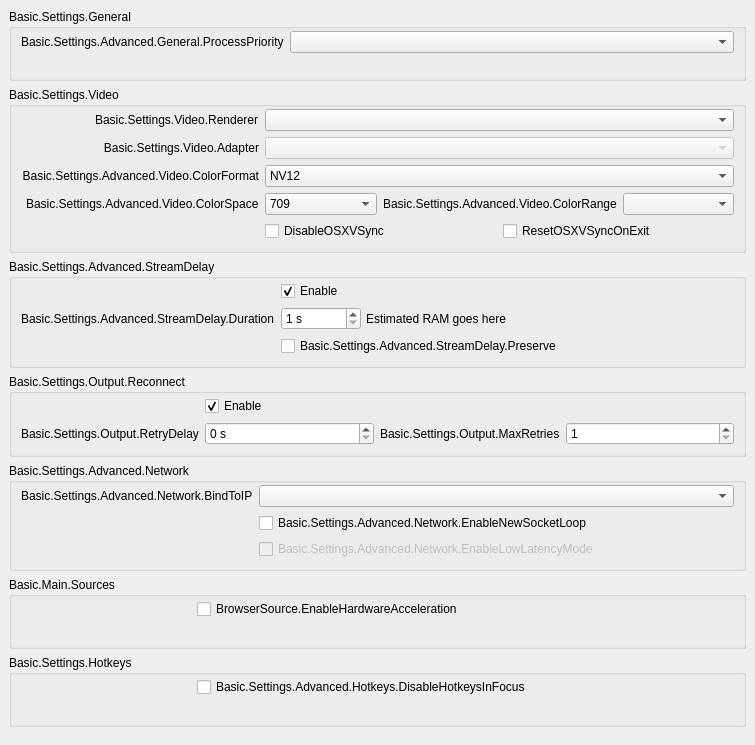
           <widget class="QWidget" name="scrollAreaWidgetContents">
            <property name="geometry">
             <rect>
              <x>0</x>
              <y>0</y>
              <width>755</width>
              <height>745</height>
             </rect>
            </property>
            <layout class="QVBoxLayout" name="verticalLayout_23">
             <property name="leftMargin">
              <number>0</number>
             </property>
             <property name="topMargin">
              <number>0</number>
             </property>
             <property name="rightMargin">
              <number>0</number>
             </property>
             <property name="bottomMargin">
              <number>9</number>
             </property>
             <item>
              <widget class="QWidget" name="widget_11" native="true">
               <layout class="QVBoxLayout" name="verticalLayout_24">
                <item>
                 <widget class="QGroupBox" name="advancedGeneralGroupBox">
                  <property name="title">
                   <string>Basic.Settings.General</string>
                  </property>
                  <layout class="QFormLayout" name="formLayout_22">
                   <property name="fieldGrowthPolicy">
                    <enum>QFormLayout::AllNonFixedFieldsGrow</enum>
                   </property>
                   <property name="labelAlignment">
                    <set>Qt::AlignRight|Qt::AlignTrailing|Qt::AlignVCenter</set>
                   </property>
                   <property name="topMargin">
                    <number>2</number>
                   </property>
                   <item row="0" column="0">
                    <widget class="QLabel" name="processPriorityLabel">
                     <property name="text">
                      <string>Basic.Settings.Advanced.General.ProcessPriority</string>
                     </property>
                     <property name="buddy">
                      <cstring>processPriority</cstring>
                     </property>
                    </widget>
                   </item>
                   <item row="0" column="1">
                    <widget class="QComboBox" name="processPriority"/>
                   </item>
                   <item row="1" column="0">
                    <spacer name="horizontalSpacer_13">
                     <property name="orientation">
                      <enum>Qt::Horizontal</enum>
                     </property>
                     <property name="sizeHint" stdset="0">
                      <size>
                       <width>170</width>
                       <height>0</height>
                      </size>
                     </property>
                    </spacer>
                   </item>
                  </layout>
                 </widget>
                </item>
                <item>
                 <widget class="QGroupBox" name="advancedVideoContainer">
                  <property name="title">
                   <string>Basic.Settings.Video</string>
                  </property>
                  <layout class="QFormLayout" name="formLayout_14">
                   <property name="fieldGrowthPolicy">
                    <enum>QFormLayout::AllNonFixedFieldsGrow</enum>
                   </property>
                   <property name="labelAlignment">
                    <set>Qt::AlignRight|Qt::AlignTrailing|Qt::AlignVCenter</set>
                   </property>
                   <property name="topMargin">
                    <number>2</number>
                   </property>
                   <item row="0" column="0">
                    <widget class="QLabel" name="rendererLabel">
                     <property name="text">
                      <string>Basic.Settings.Video.Renderer</string>
                     </property>
                     <property name="buddy">
                      <cstring>renderer</cstring>
                     </property>
                    </widget>
                   </item>
                   <item row="0" column="1">
                    <widget class="QComboBox" name="renderer">
                     <property name="currentText">
                      <string notr="true"/>
                     </property>
                    </widget>
                   </item>
                   <item row="1" column="0">
                    <widget class="QLabel" name="adapterLabel">
                     <property name="text">
                      <string>Basic.Settings.Video.Adapter</string>
                     </property>
                     <property name="alignment">
                      <set>Qt::AlignRight|Qt::AlignTrailing|Qt::AlignVCenter</set>
                     </property>
                     <property name="buddy">
                      <cstring>adapter</cstring>
                     </property>
                    </widget>
                   </item>
                   <item row="1" column="1">
                    <widget class="QComboBox" name="adapter">
                     <property name="enabled">
                      <bool>false</bool>
                     </property>
                     <property name="currentText">
                      <string notr="true"/>
                     </property>
                    </widget>
                   </item>
                   <item row="2" column="0">
                    <widget class="QLabel" name="label_30">
                     <property name="minimumSize">
                      <size>
                       <width>0</width>
                       <height>0</height>
                      </size>
                     </property>
                     <property name="text">
                      <string>Basic.Settings.Advanced.Video.ColorFormat</string>
                     </property>
                     <property name="alignment">
                      <set>Qt::AlignRight|Qt::AlignTrailing|Qt::AlignVCenter</set>
                     </property>
                     <property name="buddy">
                      <cstring>colorFormat</cstring>
                     </property>
                    </widget>
                   </item>
                   <item row="2" column="1">
                    <widget class="QComboBox" name="colorFormat">
                     <item>
                      <property name="text">
                       <string notr="true">NV12</string>
                      </property>
                     </item>
                     <item>
                      <property name="text">
                       <string notr="true">I420</string>
                      </property>
                     </item>
                     <item>
                      <property name="text">
                       <string>I444</string>
                      </property>
                     </item>
                     <item>
                      <property name="text">
                       <string notr="true">RGB</string>
                      </property>
                     </item>
                    </widget>
                   </item>
                   <item row="4" column="1">
                    <layout class="QHBoxLayout" name="horizontalLayout_18">
                     <property name="leftMargin">
                      <number>0</number>
                     </property>
                     <property name="topMargin">
                      <number>0</number>
                     </property>
                     <property name="rightMargin">
                      <number>0</number>
                     </property>
                     <property name="bottomMargin">
                      <number>0</number>
                     </property>
                     <item>
                      <widget class="QCheckBox" name="disableOSXVSync">
                       <property name="text">
                        <string>DisableOSXVSync</string>
                       </property>
                      </widget>
                     </item>
                     <item>
                      <widget class="QCheckBox" name="resetOSXVSync">
                       <property name="text">
                        <string>ResetOSXVSyncOnExit</string>
                       </property>
                      </widget>
                     </item>
                    </layout>
                   </item>
                   <item row="3" column="1">
                    <layout class="QHBoxLayout" name="horizontalLayout_20">
                     <property name="leftMargin">
                      <number>0</number>
                     </property>
                     <property name="topMargin">
                      <number>0</number>
                     </property>
                     <property name="rightMargin">
                      <number>0</number>
                     </property>
                     <property name="bottomMargin">
                      <number>0</number>
                     </property>
                     <item>
                      <widget class="QComboBox" name="colorSpace">
                       <item>
                        <property name="text">
                         <string notr="true">709</string>
                        </property>
                       </item>
                       <item>
                        <property name="text">
                         <string notr="true">601</string>
                        </property>
                       </item>
                      </widget>
                     </item>
                     <item>
                      <widget class="QLabel" name="label_34">
                       <property name="sizePolicy">
                        <sizepolicy hsizetype="Maximum" vsizetype="Preferred">
                         <horstretch>0</horstretch>
                         <verstretch>0</verstretch>
                        </sizepolicy>
                       </property>
                       <property name="text">
                        <string>Basic.Settings.Advanced.Video.ColorRange</string>
                       </property>
                       <property name="buddy">
                        <cstring>colorRange</cstring>
                       </property>
                      </widget>
                     </item>
                     <item>
                      <widget class="QComboBox" name="colorRange"/>
                     </item>
                    </layout>
                   </item>
                   <item row="3" column="0">
                    <widget class="QLabel" name="label_33">
                     <property name="text">
                      <string>Basic.Settings.Advanced.Video.ColorSpace</string>
                     </property>
                     <property name="buddy">
                      <cstring>colorSpace</cstring>
                     </property>
                    </widget>
                   </item>
                   <item row="4" column="0">
                    <spacer name="horizontalSpacer_12">
                     <property name="orientation">
                      <enum>Qt::Horizontal</enum>
                     </property>
                     <property name="sizeHint" stdset="0">
                      <size>
                       <width>170</width>
                       <height>20</height>
                      </size>
                     </property>
                    </spacer>
                   </item>
                  </layout>
                 </widget>
                </item>
                <item>
                 <widget class="QGroupBox" name="groupBox_5">
                  <property name="title">
                   <string>Basic.Settings.Advanced.StreamDelay</string>
                  </property>
                  <layout class="QFormLayout" name="formLayout_18">
                   <property name="fieldGrowthPolicy">
                    <enum>QFormLayout::AllNonFixedFieldsGrow</enum>
                   </property>
                   <property name="labelAlignment">
                    <set>Qt::AlignRight|Qt::AlignTrailing|Qt::AlignVCenter</set>
                   </property>
                   <property name="topMargin">
                    <number>2</number>
                   </property>
                   <item row="1" column="0">
                    <widget class="QLabel" name="label_56">
                     <property name="text">
                      <string>Basic.Settings.Advanced.StreamDelay.Duration</string>
                     </property>
                     <property name="buddy">
                      <cstring>streamDelaySec</cstring>
                     </property>
                    </widget>
                   </item>
                   <item row="1" column="1">
                    <widget class="QWidget" name="widget_12" native="true">
                     <property name="enabled">
                      <bool>true</bool>
                     </property>
                     <layout class="QHBoxLayout" name="horizontalLayout_13">
                      <property name="spacing">
                       <number>5</number>
                      </property>
                      <property name="leftMargin">
                       <number>0</number>
                      </property>
                      <property name="topMargin">
                       <number>0</number>
                      </property>
                      <property name="rightMargin">
                       <number>0</number>
                      </property>
                      <property name="bottomMargin">
                       <number>0</number>
                      </property>
                      <item>
                       <widget class="QSpinBox" name="streamDelaySec">
                        <property name="enabled">
                         <bool>true</bool>
                        </property>
                        <property name="sizePolicy">
                         <sizepolicy hsizetype="Maximum" vsizetype="Fixed">
                          <horstretch>0</horstretch>
                          <verstretch>0</verstretch>
                         </sizepolicy>
                        </property>
                        <property name="minimumSize">
                         <size>
                          <width>80</width>
                          <height>0</height>
                         </size>
                        </property>
                        <property name="suffix">
                         <string notr="true"> s</string>
                        </property>
                        <property name="minimum">
                         <number>1</number>
                        </property>
                        <property name="maximum">
                         <number>1800</number>
                        </property>
                       </widget>
                      </item>
                      <item>
                       <widget class="QLabel" name="streamDelayInfo">
                        <property name="text">
                         <string notr="true">Estimated RAM goes here</string>
                        </property>
                       </widget>
                      </item>
                     </layout>
                    </widget>
                   </item>
                   <item row="2" column="1">
                    <widget class="QCheckBox" name="streamDelayPreserve">
                     <property name="text">
                      <string>Basic.Settings.Advanced.StreamDelay.Preserve</string>
                     </property>
                    </widget>
                   </item>
                   <item row="0" column="1">
                    <widget class="QCheckBox" name="streamDelayEnable">
                     <property name="text">
                      <string>Enable</string>
                     </property>
                     <property name="checked">
                      <bool>true</bool>
                     </property>
                    </widget>
                   </item>
                   <item row="2" column="0">
                    <spacer name="horizontalSpacer_9">
                     <property name="orientation">
                      <enum>Qt::Horizontal</enum>
                     </property>
                     <property name="sizeHint" stdset="0">
                      <size>
                       <width>170</width>
                       <height>20</height>
                      </size>
                     </property>
                    </spacer>
                   </item>
                  </layout>
                 </widget>
                </item>
                <item>
                 <widget class="QGroupBox" name="groupBox_7">
                  <property name="title">
                   <string>Basic.Settings.Output.Reconnect</string>
                  </property>
                  <layout class="QFormLayout" name="formLayout_19">
                   <property name="fieldGrowthPolicy">
                    <enum>QFormLayout::AllNonFixedFieldsGrow</enum>
                   </property>
                   <property name="labelAlignment">
                    <set>Qt::AlignRight|Qt::AlignTrailing|Qt::AlignVCenter</set>
                   </property>
                   <property name="topMargin">
                    <number>2</number>
                   </property>
                   <item row="0" column="1">
                    <widget class="QCheckBox" name="reconnectEnable">
                     <property name="text">
                      <string>Enable</string>
                     </property>
                     <property name="checked">
                      <bool>true</bool>
                     </property>
                    </widget>
                   </item>
                   <item row="1" column="1">
                    <layout class="QHBoxLayout" name="horizontalLayout_19">
                     <property name="leftMargin">
                      <number>0</number>
                     </property>
                     <property name="topMargin">
                      <number>0</number>
                     </property>
                     <property name="rightMargin">
                      <number>0</number>
                     </property>
                     <property name="bottomMargin">
                      <number>0</number>
                     </property>
                     <item>
                      <widget class="QSpinBox" name="reconnectRetryDelay">
                       <property name="suffix">
                        <string> s</string>
                       </property>
                       <property name="maximum">
                        <number>30</number>
                       </property>
                      </widget>
                     </item>
                     <item>
                      <widget class="QLabel" name="label_22">
                       <property name="sizePolicy">
                        <sizepolicy hsizetype="Maximum" vsizetype="Preferred">
                         <horstretch>0</horstretch>
                         <verstretch>0</verstretch>
                        </sizepolicy>
                       </property>
                       <property name="text">
                        <string>Basic.Settings.Output.MaxRetries</string>
                       </property>
                       <property name="buddy">
                        <cstring>reconnectMaxRetries</cstring>
                       </property>
                      </widget>
                     </item>
                     <item>
                      <widget class="QSpinBox" name="reconnectMaxRetries">
                       <property name="minimum">
                        <number>1</number>
                       </property>
                       <property name="maximum">
                        <number>10000</number>
                       </property>
                      </widget>
                     </item>
                    </layout>
                   </item>
                   <item row="1" column="0">
                    <widget class="QLabel" name="label_17">
                     <property name="text">
                      <string>Basic.Settings.Output.RetryDelay</string>
                     </property>
                     <property name="buddy">
                      <cstring>reconnectRetryDelay</cstring>
                     </property>
                    </widget>
                   </item>
                   <item row="0" column="0">
                    <spacer name="horizontalSpacer_8">
                     <property name="orientation">
                      <enum>Qt::Horizontal</enum>
                     </property>
                     <property name="sizeHint" stdset="0">
                      <size>
                       <width>170</width>
                       <height>20</height>
                      </size>
                     </property>
                    </spacer>
                   </item>
                  </layout>
                 </widget>
                </item>
                <item>
                 <widget class="QGroupBox" name="advNetworkGroupBox">
                  <property name="title">
                   <string>Basic.Settings.Advanced.Network</string>
                  </property>
                  <layout class="QFormLayout" name="formLayout_23">
                   <property name="fieldGrowthPolicy">
                    <enum>QFormLayout::AllNonFixedFieldsGrow</enum>
                   </property>
                   <property name="labelAlignment">
                    <set>Qt::AlignRight|Qt::AlignTrailing|Qt::AlignVCenter</set>
                   </property>
                   <property name="topMargin">
                    <number>2</number>
                   </property>
                   <item row="0" column="0">
                    <widget class="QLabel" name="label_27">
                     <property name="text">
                      <string>Basic.Settings.Advanced.Network.BindToIP</string>
                     </property>
                     <property name="buddy">
                      <cstring>bindToIP</cstring>
                     </property>
                    </widget>
                   </item>
                   <item row="0" column="1">
                    <widget class="QComboBox" name="bindToIP"/>
                   </item>
                   <item row="1" column="1">
                    <widget class="QCheckBox" name="enableNewSocketLoop">
                     <property name="text">
                      <string>Basic.Settings.Advanced.Network.EnableNewSocketLoop</string>
                     </property>
                    </widget>
                   </item>
                   <item row="2" column="1">
                    <widget class="QCheckBox" name="enableLowLatencyMode">
                     <property name="enabled">
                      <bool>false</bool>
                     </property>
                     <property name="text">
                      <string>Basic.Settings.Advanced.Network.EnableLowLatencyMode</string>
                     </property>
                    </widget>
                   </item>
                   <item row="1" column="0">
                    <spacer name="horizontalSpacer_7">
                     <property name="orientation">
                      <enum>Qt::Horizontal</enum>
                     </property>
                     <property name="sizeHint" stdset="0">
                      <size>
                       <width>170</width>
                       <height>20</height>
                      </size>
                     </property>
                    </spacer>
                   </item>
                  </layout>
                 </widget>
                </item>
                <item>
                 <widget class="QGroupBox" name="sourcesGroup">
                  <property name="title">
                   <string>Basic.Main.Sources</string>
                  </property>
                  <layout class="QFormLayout" name="formLayout_34">
                   <property name="topMargin">
                    <number>2</number>
                   </property>
                   <item row="0" column="0">
                    <spacer name="horizontalSpacer_15">
                     <property name="orientation">
                      <enum>Qt::Horizontal</enum>
                     </property>
                     <property name="sizeHint" stdset="0">
                      <size>
                       <width>170</width>
                       <height>20</height>
                      </size>
                     </property>
                    </spacer>
                   </item>
                   <item row="0" column="1">
                    <widget class="QCheckBox" name="browserHWAccel">
                     <property name="text">
                      <string>BrowserSource.EnableHardwareAcceleration</string>
                     </property>
                    </widget>
                   </item>
                  </layout>
                 </widget>
                </item>
                <item>
                 <widget class="QGroupBox" name="groupBox_17">
                  <property name="title">
                   <string>Basic.Settings.Hotkeys</string>
                  </property>
                  <layout class="QFormLayout" name="formLayout_33">
                   <property name="topMargin">
                    <number>2</number>
                   </property>
                   <item row="0" column="1">
                    <widget class="QCheckBox" name="disableFocusHotkeys">
                     <property name="text">
                      <string>Basic.Settings.Advanced.Hotkeys.DisableHotkeysInFocus</string>
                     </property>
                    </widget>
                   </item>
                   <item row="0" column="0">
                    <spacer name="horizontalSpacer_14">
                     <property name="orientation">
                      <enum>Qt::Horizontal</enum>
                     </property>
                     <property name="sizeHint" stdset="0">
                      <size>
                       <width>170</width>
                       <height>20</height>
                      </size>
                     </property>
                    </spacer>
                   </item>
                  </layout>
                 </widget>
                </item>
               </layout>
              </widget>
             </item>
            </layout>
           </widget>
